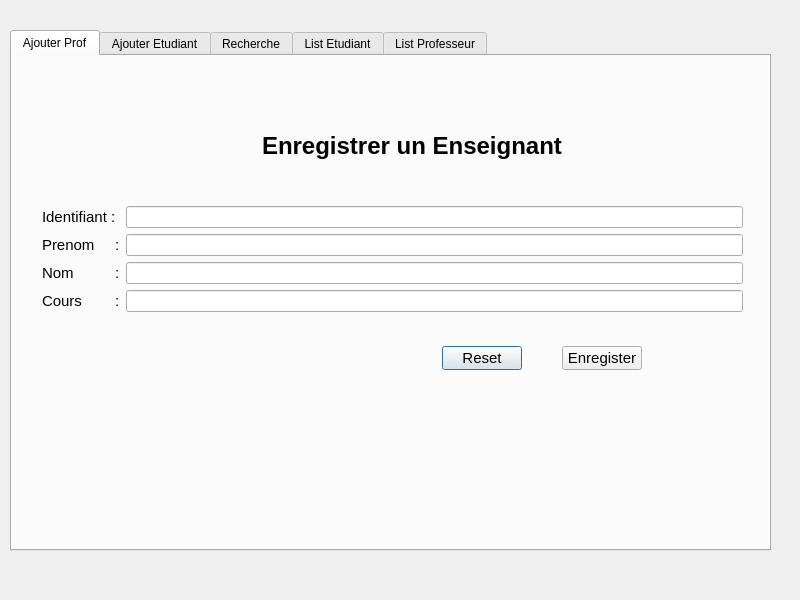
<?xml version="1.0" encoding="UTF-8"?>
<ui version="4.0">
 <class>Administration</class>
 <widget class="QDialog" name="Administration">
  <property name="windowModality">
   <enum>Qt::WindowModal</enum>
  </property>
  <property name="geometry">
   <rect>
    <x>0</x>
    <y>0</y>
    <width>800</width>
    <height>600</height>
   </rect>
  </property>
  <property name="minimumSize">
   <size>
    <width>800</width>
    <height>600</height>
   </size>
  </property>
  <property name="maximumSize">
   <size>
    <width>800</width>
    <height>600</height>
   </size>
  </property>
  <property name="windowTitle">
   <string>Administration menu</string>
  </property>
  <widget class="QTabWidget" name="listProf">
   <property name="geometry">
    <rect>
     <x>10</x>
     <y>30</y>
     <width>761</width>
     <height>521</height>
    </rect>
   </property>
   <property name="currentIndex">
    <number>0</number>
   </property>
   <widget class="QWidget" name="tab">
    <attribute name="title">
     <string>Ajouter Prof</string>
    </attribute>
    <widget class="QPushButton" name="btnReset">
     <property name="geometry">
      <rect>
       <x>430</x>
       <y>290</y>
       <width>80</width>
       <height>24</height>
      </rect>
     </property>
     <property name="font">
      <font>
       <pointsize>11</pointsize>
      </font>
     </property>
     <property name="text">
      <string>Reset</string>
     </property>
    </widget>
    <widget class="QWidget" name="formLayoutWidget">
     <property name="geometry">
      <rect>
       <x>30</x>
       <y>150</y>
       <width>701</width>
       <height>141</height>
      </rect>
     </property>
     <layout class="QFormLayout" name="formLayout">
      <item row="0" column="1">
       <widget class="QLineEdit" name="txtRef"/>
      </item>
      <item row="1" column="0">
       <widget class="QLabel" name="label_2">
        <property name="font">
         <font>
          <pointsize>11</pointsize>
         </font>
        </property>
        <property name="text">
         <string>Prenom     :</string>
        </property>
       </widget>
      </item>
      <item row="2" column="0">
       <widget class="QLabel" name="label_3">
        <property name="font">
         <font>
          <pointsize>11</pointsize>
         </font>
        </property>
        <property name="text">
         <string>Nom          :</string>
        </property>
       </widget>
      </item>
      <item row="2" column="1">
       <widget class="QLineEdit" name="txtNom"/>
      </item>
      <item row="3" column="0">
       <widget class="QLabel" name="label_4">
        <property name="font">
         <font>
          <pointsize>11</pointsize>
         </font>
        </property>
        <property name="text">
         <string>Cours        :</string>
        </property>
       </widget>
      </item>
      <item row="1" column="1">
       <widget class="QLineEdit" name="txtPrenom"/>
      </item>
      <item row="0" column="0">
       <widget class="QLabel" name="label_5">
        <property name="font">
         <font>
          <pointsize>11</pointsize>
         </font>
        </property>
        <property name="text">
         <string>Identifiant :</string>
        </property>
       </widget>
      </item>
      <item row="3" column="1">
       <widget class="QLineEdit" name="txtCours"/>
      </item>
     </layout>
    </widget>
    <widget class="QPushButton" name="btnSave">
     <property name="geometry">
      <rect>
       <x>550</x>
       <y>290</y>
       <width>80</width>
       <height>24</height>
      </rect>
     </property>
     <property name="font">
      <font>
       <pointsize>11</pointsize>
      </font>
     </property>
     <property name="text">
      <string>Enregister</string>
     </property>
    </widget>
    <widget class="QLabel" name="label">
     <property name="geometry">
      <rect>
       <x>250</x>
       <y>60</y>
       <width>300</width>
       <height>60</height>
      </rect>
     </property>
     <property name="minimumSize">
      <size>
       <width>300</width>
       <height>60</height>
      </size>
     </property>
     <property name="maximumSize">
      <size>
       <width>300</width>
       <height>60</height>
      </size>
     </property>
     <property name="font">
      <font>
       <pointsize>18</pointsize>
       <bold>true</bold>
      </font>
     </property>
     <property name="text">
      <string>Enregistrer un Enseignant</string>
     </property>
    </widget>
   </widget>
   <widget class="QWidget" name="tab_2">
    <attribute name="title">
     <string>Ajouter Etudiant</string>
    </attribute>
    <widget class="QPushButton" name="btnSave1">
     <property name="geometry">
      <rect>
       <x>610</x>
       <y>290</y>
       <width>80</width>
       <height>24</height>
      </rect>
     </property>
     <property name="font">
      <font>
       <pointsize>11</pointsize>
      </font>
     </property>
     <property name="text">
      <string>Enregister</string>
     </property>
    </widget>
    <widget class="QWidget" name="formLayoutWidget_2">
     <property name="geometry">
      <rect>
       <x>30</x>
       <y>150</y>
       <width>711</width>
       <height>141</height>
      </rect>
     </property>
     <layout class="QFormLayout" name="formLayout_2">
      <item row="0" column="0">
       <widget class="QLabel" name="label_9">
        <property name="font">
         <font>
          <pointsize>11</pointsize>
         </font>
        </property>
        <property name="text">
         <string>Identifiant :</string>
        </property>
       </widget>
      </item>
      <item row="0" column="1">
       <widget class="QLineEdit" name="txtRef1"/>
      </item>
      <item row="1" column="0">
       <widget class="QLabel" name="label_6">
        <property name="font">
         <font>
          <pointsize>11</pointsize>
         </font>
        </property>
        <property name="text">
         <string>Prenom     :</string>
        </property>
       </widget>
      </item>
      <item row="1" column="1">
       <widget class="QLineEdit" name="txtPrenom1"/>
      </item>
      <item row="2" column="0">
       <widget class="QLabel" name="label_7">
        <property name="font">
         <font>
          <pointsize>11</pointsize>
         </font>
        </property>
        <property name="text">
         <string>Nom          :</string>
        </property>
       </widget>
      </item>
      <item row="2" column="1">
       <widget class="QLineEdit" name="txtNom1"/>
      </item>
      <item row="3" column="0">
       <widget class="QLabel" name="label_8">
        <property name="font">
         <font>
          <pointsize>11</pointsize>
         </font>
        </property>
        <property name="text">
         <string>Specialite   :</string>
        </property>
       </widget>
      </item>
      <item row="3" column="1">
       <widget class="QLineEdit" name="txtSpecialite"/>
      </item>
     </layout>
    </widget>
    <widget class="QPushButton" name="btnReset1">
     <property name="geometry">
      <rect>
       <x>490</x>
       <y>290</y>
       <width>80</width>
       <height>24</height>
      </rect>
     </property>
     <property name="font">
      <font>
       <pointsize>11</pointsize>
      </font>
     </property>
     <property name="text">
      <string>Reset</string>
     </property>
    </widget>
    <widget class="QLabel" name="label_10">
     <property name="geometry">
      <rect>
       <x>280</x>
       <y>80</y>
       <width>300</width>
       <height>60</height>
      </rect>
     </property>
     <property name="minimumSize">
      <size>
       <width>300</width>
       <height>60</height>
      </size>
     </property>
     <property name="maximumSize">
      <size>
       <width>300</width>
       <height>60</height>
      </size>
     </property>
     <property name="font">
      <font>
       <pointsize>15</pointsize>
       <bold>true</bold>
      </font>
     </property>
     <property name="text">
      <string>Enregistrer un Etudiant</string>
     </property>
    </widget>
   </widget>
   <widget class="QWidget" name="tab_3">
    <attribute name="title">
     <string>Recherche</string>
    </attribute>
    <widget class="QLabel" name="label_11">
     <property name="geometry">
      <rect>
       <x>20</x>
       <y>90</y>
       <width>171</width>
       <height>20</height>
      </rect>
     </property>
     <property name="minimumSize">
      <size>
       <width>0</width>
       <height>20</height>
      </size>
     </property>
     <property name="font">
      <font>
       <pointsize>11</pointsize>
      </font>
     </property>
     <property name="text">
      <string>Entrer identifiant </string>
     </property>
    </widget>
    <widget class="QLabel" name="label_12">
     <property name="geometry">
      <rect>
       <x>100</x>
       <y>10</y>
       <width>501</width>
       <height>79</height>
      </rect>
     </property>
     <property name="minimumSize">
      <size>
       <width>400</width>
       <height>70</height>
      </size>
     </property>
     <property name="font">
      <font>
       <pointsize>14</pointsize>
       <bold>true</bold>
      </font>
     </property>
     <property name="text">
      <string>                   Chercher utilisateur par identifiant</string>
     </property>
    </widget>
    <widget class="QLineEdit" name="txtFind">
     <property name="geometry">
      <rect>
       <x>170</x>
       <y>90</y>
       <width>331</width>
       <height>24</height>
      </rect>
     </property>
    </widget>
    <widget class="QPushButton" name="btnFind">
     <property name="geometry">
      <rect>
       <x>550</x>
       <y>90</y>
       <width>80</width>
       <height>24</height>
      </rect>
     </property>
     <property name="font">
      <font>
       <pointsize>11</pointsize>
       <bold>true</bold>
      </font>
     </property>
     <property name="text">
      <string>Chercher</string>
     </property>
    </widget>
    <widget class="QTableView" name="tabfind">
     <property name="geometry">
      <rect>
       <x>15</x>
       <y>131</y>
       <width>621</width>
       <height>251</height>
      </rect>
     </property>
    </widget>
   </widget>
   <widget class="QWidget" name="tab_4">
    <attribute name="title">
     <string>List Etudiant</string>
    </attribute>
    <widget class="QLabel" name="label_13">
     <property name="geometry">
      <rect>
       <x>270</x>
       <y>30</y>
       <width>231</width>
       <height>20</height>
      </rect>
     </property>
     <property name="font">
      <font>
       <pointsize>13</pointsize>
       <bold>true</bold>
      </font>
     </property>
     <property name="text">
      <string>        List des Etudiant</string>
     </property>
    </widget>
    <widget class="QTableView" name="listEtu">
     <property name="geometry">
      <rect>
       <x>5</x>
       <y>71</y>
       <width>741</width>
       <height>411</height>
      </rect>
     </property>
    </widget>
    <widget class="QPushButton" name="lister">
     <property name="geometry">
      <rect>
       <x>640</x>
       <y>40</y>
       <width>80</width>
       <height>24</height>
      </rect>
     </property>
     <property name="font">
      <font>
       <pointsize>10</pointsize>
       <bold>true</bold>
      </font>
     </property>
     <property name="text">
      <string>lister</string>
     </property>
    </widget>
   </widget>
   <widget class="QWidget" name="tab_5">
    <attribute name="title">
     <string>List Professeur</string>
    </attribute>
    <widget class="QLabel" name="label_14">
     <property name="geometry">
      <rect>
       <x>275</x>
       <y>29</y>
       <width>231</width>
       <height>20</height>
      </rect>
     </property>
     <property name="font">
      <font>
       <pointsize>13</pointsize>
       <bold>true</bold>
      </font>
     </property>
     <property name="text">
      <string>        List des Professeurs</string>
     </property>
    </widget>
    <widget class="QTableView" name="listPro">
     <property name="geometry">
      <rect>
       <x>10</x>
       <y>70</y>
       <width>741</width>
       <height>411</height>
      </rect>
     </property>
    </widget>
    <widget class="QPushButton" name="lister1">
     <property name="geometry">
      <rect>
       <x>670</x>
       <y>40</y>
       <width>80</width>
       <height>24</height>
      </rect>
     </property>
     <property name="font">
      <font>
       <pointsize>10</pointsize>
       <bold>true</bold>
      </font>
     </property>
     <property name="text">
      <string>lister</string>
     </property>
    </widget>
   </widget>
  </widget>
 </widget>
 <resources/>
 <connections/>
</ui>
